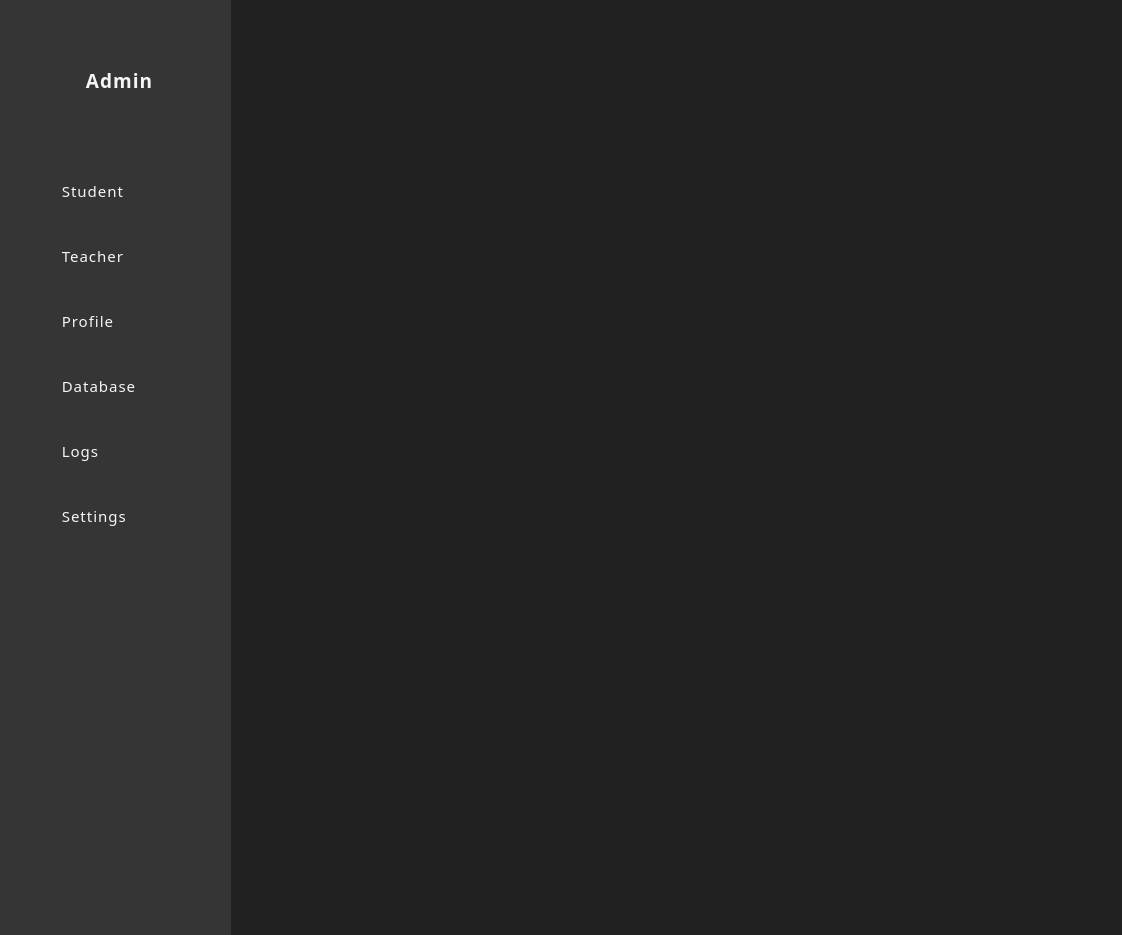
<?xml version="1.0" encoding="UTF-8"?>
<ui version="4.0">
 <class>MainForm</class>
 <widget class="QWidget" name="MainForm">
  <property name="geometry">
   <rect>
    <x>0</x>
    <y>0</y>
    <width>1122</width>
    <height>935</height>
   </rect>
  </property>
  <property name="sizePolicy">
   <sizepolicy hsizetype="Preferred" vsizetype="Preferred">
    <horstretch>0</horstretch>
    <verstretch>0</verstretch>
   </sizepolicy>
  </property>
  <property name="minimumSize">
   <size>
    <width>1122</width>
    <height>935</height>
   </size>
  </property>
  <property name="maximumSize">
   <size>
    <width>1122</width>
    <height>935</height>
   </size>
  </property>
  <property name="font">
   <font>
    <family>Segoe UI Semilight</family>
    <pointsize>12</pointsize>
   </font>
  </property>
  <property name="windowTitle">
   <string>Student &amp; Teacher Management</string>
  </property>
  <property name="windowIcon">
   <iconset>
    <normalon>../images/logo/SVG/author_logo.svg</normalon>
   </iconset>
  </property>
  <property name="accessibleName">
   <string>MainForm</string>
  </property>
  <property name="layoutDirection">
   <enum>Qt::LeftToRight</enum>
  </property>
  <property name="autoFillBackground">
   <bool>false</bool>
  </property>
  <property name="styleSheet">
   <string notr="true">background-color:rgb(33, 33, 33);</string>
  </property>
  <widget class="QWidget" name="widget" native="true">
   <property name="geometry">
    <rect>
     <x>-20</x>
     <y>0</y>
     <width>251</width>
     <height>941</height>
    </rect>
   </property>
   <property name="minimumSize">
    <size>
     <width>251</width>
     <height>941</height>
    </size>
   </property>
   <property name="styleSheet">
    <string notr="true">background-color:rgb(53, 53, 53);
border-radius:5px;
</string>
   </property>
   <widget class="QWidget" name="layoutWidget">
    <property name="geometry">
     <rect>
      <x>20</x>
      <y>0</y>
      <width>239</width>
      <height>551</height>
     </rect>
    </property>
    <layout class="QVBoxLayout" name="vertical_menu_layout">
     <property name="spacing">
      <number>5</number>
     </property>
     <property name="sizeConstraint">
      <enum>QLayout::SetMinimumSize</enum>
     </property>
     <property name="leftMargin">
      <number>5</number>
     </property>
     <property name="topMargin">
      <number>5</number>
     </property>
     <property name="rightMargin">
      <number>5</number>
     </property>
     <property name="bottomMargin">
      <number>5</number>
     </property>
     <item alignment="Qt::AlignHCenter|Qt::AlignVCenter">
      <widget class="QLabel" name="menu_title">
       <property name="minimumSize">
        <size>
         <width>229</width>
         <height>151</height>
        </size>
       </property>
       <property name="font">
        <font>
         <family>Segoe UI Semibold</family>
         <pointsize>14</pointsize>
         <weight>75</weight>
         <bold>true</bold>
        </font>
       </property>
       <property name="styleSheet">
        <string notr="true">color:whitesmoke;
text-align:left;
letter-spacing: 1px;
padding:10px;
margin:10px auto;</string>
       </property>
       <property name="text">
        <string>Admin</string>
       </property>
       <property name="alignment">
        <set>Qt::AlignCenter</set>
       </property>
       <property name="wordWrap">
        <bool>true</bool>
       </property>
       <property name="margin">
        <number>0</number>
       </property>
       <property name="indent">
        <number>0</number>
       </property>
      </widget>
     </item>
     <item>
      <widget class="QPushButton" name="dsh_student_menu_button">
       <property name="minimumSize">
        <size>
         <width>229</width>
         <height>60</height>
        </size>
       </property>
       <property name="font">
        <font>
         <family>Segoe UI Semilight</family>
         <pointsize>11</pointsize>
        </font>
       </property>
       <property name="cursor">
        <cursorShape>PointingHandCursor</cursorShape>
       </property>
       <property name="mouseTracking">
        <bool>true</bool>
       </property>
       <property name="styleSheet">
        <string notr="true">color:whitesmoke;
padding:10px auto;
margin:10px;
text-align:left;
letter-spacing:1px</string>
       </property>
       <property name="text">
        <string>  Student</string>
       </property>
       <property name="icon">
        <iconset>
         <normalon>../images/icon/SVG/person.svg</normalon>
        </iconset>
       </property>
       <property name="iconSize">
        <size>
         <width>25</width>
         <height>25</height>
        </size>
       </property>
       <property name="flat">
        <bool>true</bool>
       </property>
       <attribute name="buttonGroup">
        <string notr="true">menu_button</string>
       </attribute>
      </widget>
     </item>
     <item>
      <widget class="QPushButton" name="dsh_teacher_menu_button">
       <property name="minimumSize">
        <size>
         <width>229</width>
         <height>60</height>
        </size>
       </property>
       <property name="font">
        <font>
         <family>Segoe UI Semilight</family>
         <pointsize>11</pointsize>
        </font>
       </property>
       <property name="cursor">
        <cursorShape>PointingHandCursor</cursorShape>
       </property>
       <property name="mouseTracking">
        <bool>true</bool>
       </property>
       <property name="styleSheet">
        <string notr="true">color:whitesmoke;
padding:10px auto;
margin:10px;
text-align:left;
letter-spacing:1px</string>
       </property>
       <property name="text">
        <string>  Teacher</string>
       </property>
       <property name="icon">
        <iconset>
         <normalon>../images/icon/SVG/person.svg</normalon>
        </iconset>
       </property>
       <property name="iconSize">
        <size>
         <width>25</width>
         <height>25</height>
        </size>
       </property>
       <property name="flat">
        <bool>true</bool>
       </property>
       <attribute name="buttonGroup">
        <string notr="true">menu_button</string>
       </attribute>
      </widget>
     </item>
     <item>
      <widget class="QPushButton" name="dsh_profile_menu_button_4">
       <property name="minimumSize">
        <size>
         <width>229</width>
         <height>60</height>
        </size>
       </property>
       <property name="font">
        <font>
         <family>Segoe UI Semilight</family>
         <pointsize>11</pointsize>
        </font>
       </property>
       <property name="cursor">
        <cursorShape>PointingHandCursor</cursorShape>
       </property>
       <property name="mouseTracking">
        <bool>true</bool>
       </property>
       <property name="styleSheet">
        <string notr="true">color:whitesmoke;
padding:10px auto;
margin:10px;
text-align:left;
letter-spacing:1px</string>
       </property>
       <property name="text">
        <string>  Profile</string>
       </property>
       <property name="icon">
        <iconset>
         <normalon>../images/icon/Person.svg</normalon>
        </iconset>
       </property>
       <property name="flat">
        <bool>true</bool>
       </property>
       <attribute name="buttonGroup">
        <string notr="true">menu_button</string>
       </attribute>
      </widget>
     </item>
     <item>
      <widget class="QPushButton" name="dsh_database_menu_button">
       <property name="minimumSize">
        <size>
         <width>229</width>
         <height>60</height>
        </size>
       </property>
       <property name="font">
        <font>
         <family>Segoe UI Semilight</family>
         <pointsize>11</pointsize>
        </font>
       </property>
       <property name="cursor">
        <cursorShape>PointingHandCursor</cursorShape>
       </property>
       <property name="mouseTracking">
        <bool>true</bool>
       </property>
       <property name="styleSheet">
        <string notr="true">color:whitesmoke;
padding:10px auto;
margin:10px;
text-align:left;
letter-spacing:1px</string>
       </property>
       <property name="text">
        <string>  Database</string>
       </property>
       <property name="icon">
        <iconset>
         <normalon>../images/icon/Person.svg</normalon>
        </iconset>
       </property>
       <property name="flat">
        <bool>true</bool>
       </property>
       <attribute name="buttonGroup">
        <string notr="true">menu_button</string>
       </attribute>
      </widget>
     </item>
     <item>
      <widget class="QPushButton" name="dsh_logs_menu_button_2">
       <property name="minimumSize">
        <size>
         <width>229</width>
         <height>60</height>
        </size>
       </property>
       <property name="font">
        <font>
         <family>Segoe UI Semilight</family>
         <pointsize>11</pointsize>
        </font>
       </property>
       <property name="cursor">
        <cursorShape>PointingHandCursor</cursorShape>
       </property>
       <property name="mouseTracking">
        <bool>true</bool>
       </property>
       <property name="styleSheet">
        <string notr="true">color:whitesmoke;
padding:10px auto;
margin:10px;
text-align:left;
letter-spacing:1px</string>
       </property>
       <property name="text">
        <string>  Logs</string>
       </property>
       <property name="icon">
        <iconset>
         <normalon>../images/icon/Person.svg</normalon>
        </iconset>
       </property>
       <property name="flat">
        <bool>true</bool>
       </property>
      </widget>
     </item>
     <item>
      <widget class="QPushButton" name="dsh_settings_menu_button">
       <property name="minimumSize">
        <size>
         <width>229</width>
         <height>60</height>
        </size>
       </property>
       <property name="font">
        <font>
         <family>Segoe UI Semilight</family>
         <pointsize>11</pointsize>
        </font>
       </property>
       <property name="cursor">
        <cursorShape>PointingHandCursor</cursorShape>
       </property>
       <property name="mouseTracking">
        <bool>true</bool>
       </property>
       <property name="styleSheet">
        <string notr="true">color:whitesmoke;
padding:10px auto;
margin:10px;
text-align:left;
letter-spacing:1px</string>
       </property>
       <property name="text">
        <string>  Settings</string>
       </property>
       <property name="icon">
        <iconset>
         <normalon>../images/icon/Person.svg</normalon>
        </iconset>
       </property>
       <property name="flat">
        <bool>true</bool>
       </property>
       <attribute name="buttonGroup">
        <string notr="true">menu_button</string>
       </attribute>
      </widget>
     </item>
    </layout>
    <zorder>menu_title</zorder>
    <zorder>dsh_student_menu_button</zorder>
    <zorder>dsh_settings_menu_button</zorder>
    <zorder>dsh_teacher_menu_button</zorder>
    <zorder>dsh_database_menu_button</zorder>
    <zorder>dsh_logs_menu_button_2</zorder>
    <zorder>dsh_profile_menu_button_4</zorder>
   </widget>
  </widget>
 </widget>
 <resources/>
 <connections/>
 <buttongroups>
  <buttongroup name="menu_button"/>
 </buttongroups>
</ui>
